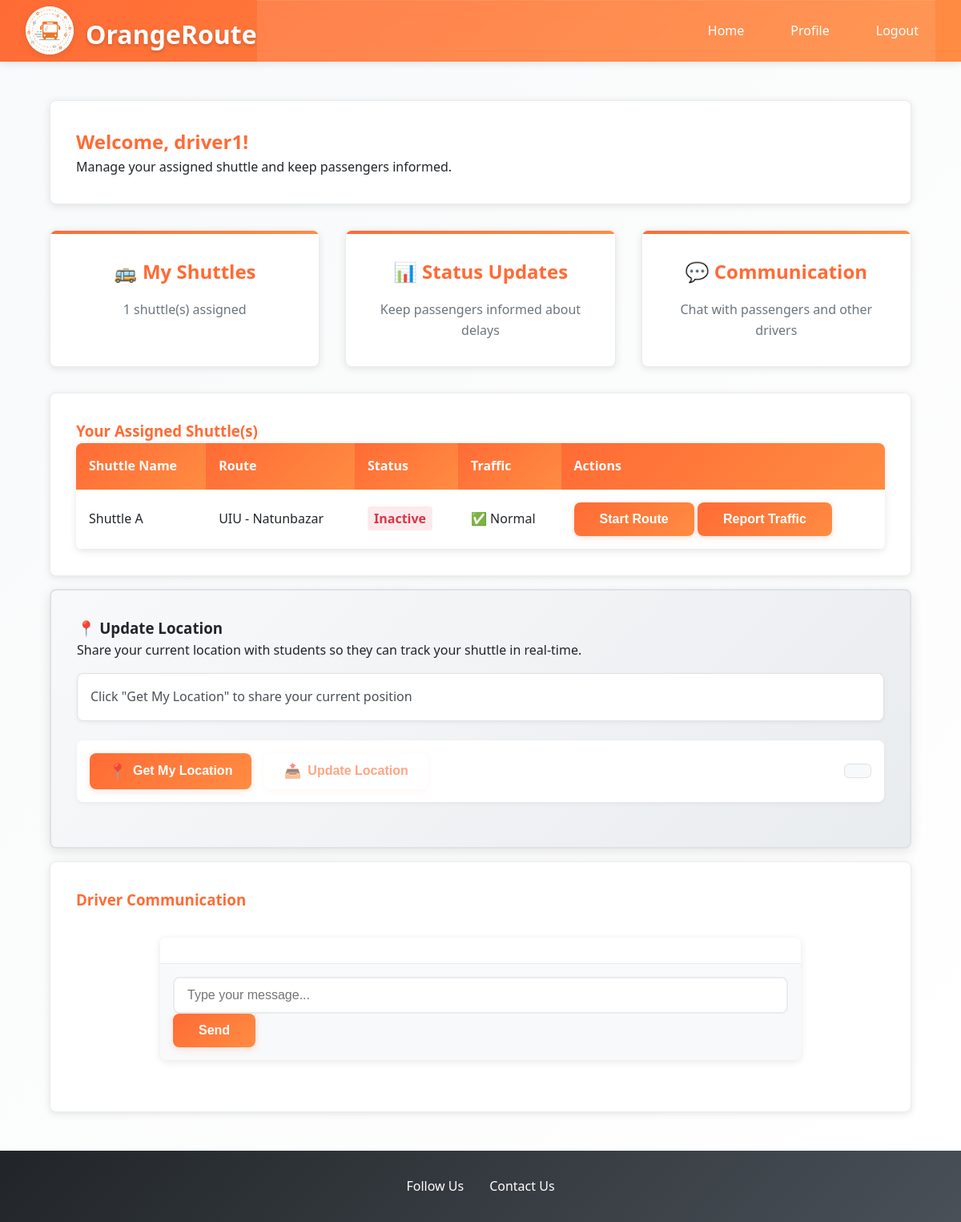
/frontend/dashboards/driver_dashboard.php (signed in), run on the app's committed database.
### tables this page shows
CREATE TABLE shuttles (
    id INT AUTO_INCREMENT PRIMARY KEY,
    driver_id INT NOT NULL,
    name VARCHAR(50) NOT NULL,
    route_name VARCHAR(50) NOT NULL,
    status ENUM('active','inactive') DEFAULT 'inactive',
    traffic_status BOOLEAN DEFAULT FALSE,
    live_link VARCHAR(255) DEFAULT NULL,
    latitude DECIMAL(10, 8) DEFAULT NULL,
    longitude DECIMAL(11, 8) DEFAULT NULL,
    location_updated_at TIMESTAMP DEFAULT NULL,
    last_updated TIMESTAMP DEFAULT CURRENT_TIMESTAMP ON UPDATE CURRENT_TIMESTAMP,
    FOREIGN KEY (driver_id) REFERENCES users(id) ON DELETE CASCADE
);

### frontend/dashboards/driver_dashboard.php (the view, shortened to what this page needs)
<?php
include '../../backend/db.php';
$driver_id = $_SESSION['user_id'];
$stmt = $conn->prepare("SELECT * FROM shuttles WHERE driver_id=?");
$stmt->bind_param("i", $driver_id);
$stmt->execute();
$result = $stmt->get_result();
$shuttles = $result->fetch_all(MYSQLI_ASSOC);
?>
<!DOCTYPE html>
<html lang="en">
<head>
    <link rel="stylesheet" href="../../assets/css/style.css">
</head>
<body>
    <header>
        <div class="header-container">
            <div class="logo-section">
                <div class="circle">
                    <img src="../../assets/images/orangeroute-logo-modified.png" alt="OrangeRoute Logo" class="logo">
                </div>
                <h1>OrangeRoute</h1>
            </div>
            <?php include 'includes/dashboard_navigation.php'; ?>
        </div>
    </header>
    <main>
        <div class="container">
            <div class="card">
                <h2 class="text-orange">Welcome, <?php echo htmlspecialchars($_SESSION['username']); ?>!</h2>
                <p>Manage your assigned shuttle and keep passengers informed.</p>
            </div>
            <div class="dashboard-grid">
                <div class="dashboard-card">
                    <h3>🚌 My Shuttles</h3>
                    <p><?php echo count($shuttles); ?> shuttle(s) assigned</p>
                </div>
                <div class="dashboard-card">
                    <h3>📊 Status Updates</h3>
                    <p>Keep passengers informed about delays</p>
                </div>
                <div class="dashboard-card">
                    <h3>💬 Communication</h3>
                    <p>Chat with passengers and other drivers</p>
                </div>
            </div>
            <?php if(count($shuttles) === 0): ?>
                <div class="card text-center">
                    <h3>No Shuttle Assigned</h3>
                    <p>Please wait for admin to assign you a shuttle route.</p>
                </div>
            <?php else: ?>
                <div class="card">
                    <h3 class="text-orange">Your Assigned Shuttle(s)</h3>
                    <table>
                        <thead>
                            <tr>
                                <th>Shuttle Name</th>
                                <th>Route</th>
                                <th>Status</th>
                                <th>Traffic</th>
                                <th>Actions</th>
                            </tr>
                        </thead>
                        <tbody>
                            <?php foreach($shuttles as $shuttle): ?>
                                <tr>
                                    <td><?php echo htmlspecialchars($shuttle['name']); ?></td>
                                    <td><?php echo htmlspecialchars($shuttle['route_name']); ?></td>
                                    <td>
                                        <span class="<?php echo $shuttle['status'] === 'active' ? 'status-active' : 'status-inactive'; ?>">
                                            <?php echo ucfirst($shuttle['status']); ?>
                                        </span>
                                    </td>
                                    <td><?php echo $shuttle['traffic_status'] ? '🚦 Traffic' : '✅ Normal'; ?></td>
                                    <td>
                                        <form action="../../backend/shuttle.php" method="POST" style="display:inline;">
                                            <?php if($shuttle['status'] === 'inactive'): ?>
                                                <button type="submit" name="action" value="start" class="btn-primary">Start Route</button>
                                            <?php else: ?>
                                                <button type="submit" name="action" value="down" class="btn-secondary">Stop Route</button>
                                            <?php endif; ?>
                                            <?php if($shuttle['traffic_status']): ?>
                                                <button type="submit" name="action" value="no_traffic" class="btn-secondary">No Traffic</button>
                                            <?php else: ?>
                                                <button type="submit" name="action" value="traffic" class="btn-secondary">Report Traffic</button>
                                            <?php endif; ?>
                                        </form>
                                    </td>
                                </tr>
                            <?php endforeach; ?>
                        </tbody>
                    </table>
                </div>
            <?php endif; ?>
            <div class="card location-card">
                <h3>📍 Update Location</h3>
                <p>Share your current location with students so they can track your shuttle in real-time.</p>
                <div id="location-status" class="location-status">
                    <p>Click "Get My Location" to share your current position</p>
                </div>
                <div class="location-controls">
                    <button id="get-location-btn" class="btn-primary location-btn">
                        <span class="btn-icon">📍</span>
                        Get My Location
                    </button>
                    <button id="update-location-btn" class="btn-secondary location-btn" disabled>
                        <span class="btn-icon">📤</span>
                        Update Location
                    </button>
                    <div id="last-updated" class="last-updated"></div>
                </div>
            </div>
            <div class="card">
                <h3 class="text-orange">Driver Communication</h3>
                <div class="chat-container">
                    <div class="chat-messages" id="chatMessages">
                    </div>
                    <div class="chat-input-container">
                        <form id="chatForm">
                            <input type="text" class="chat-input" id="messageInput" placeholder="Type your message..." required>
                            <button type="submit" class="btn-primary">Send</button>
                        </form>
                    </div>
                </div>
            </div>
        </div>
    </main>
    <footer>
        <div style="display: flex; justify-content: center; gap: 2rem; flex-wrap: wrap;">
            <div>
                <a href="https://github.com/SabbirOG" target="_blank" style="color: var(--white); text-decoration: none; font-weight: 500;">Follow Us</a>
            </div>
            <div>
                <a href="https://www.linkedin.com/in/sabbirog/" target="_blank" style="color: var(--white); text-decoration: none; font-weight: 500;">Contact Us</a>
            </div>
        </div>
    </footer>
    <link rel="stylesheet" href="https://unpkg.com/leaflet@1.9.4/dist/leaflet.css" />
</body>
</html>

### data on the page
shuttles: name "Shuttle A", route_name "UIU - Natunbazar", status "Inactive", traffic_status "✅ Normal", shows "Start Route"

### other printed values
$_SESSION['username'] "driver1"
count($shuttles) "1"
